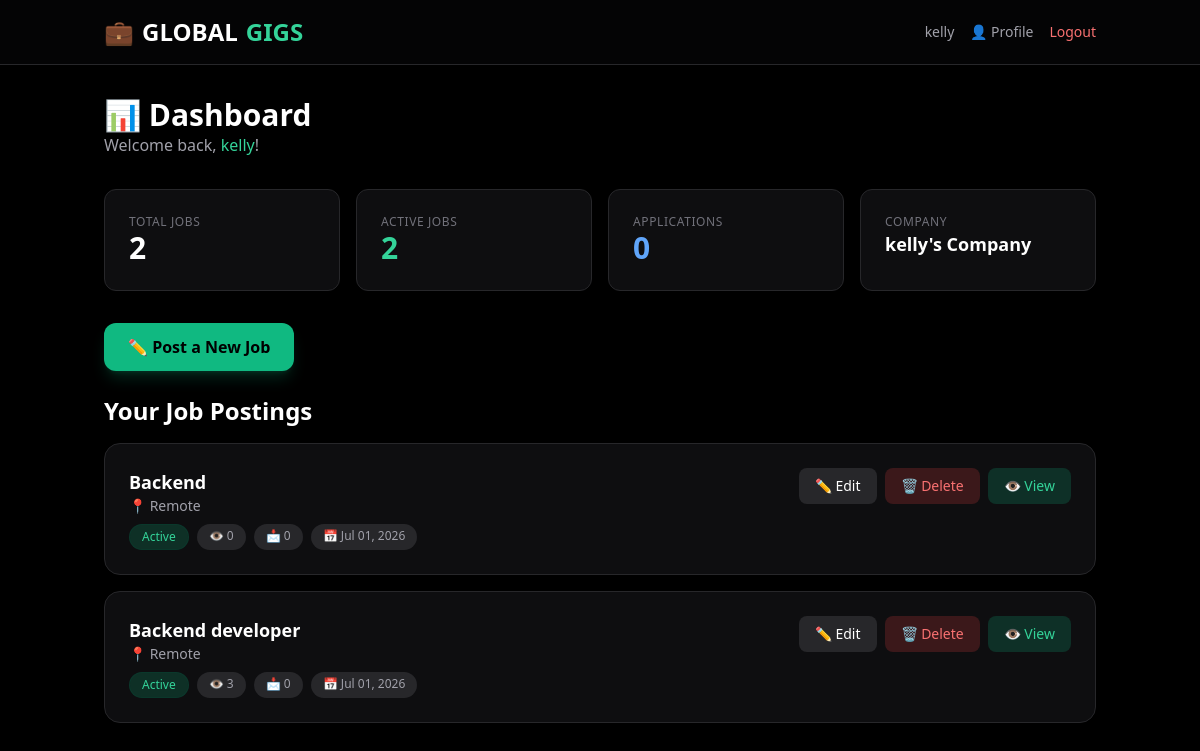
The page /dashboard/ (signed in) on the database its author committed.
### jobs/models.py (models this page shows, shortened)
class UserProfile(models.Model):
    user = models.OneToOneField(User, on_delete=models.CASCADE, related_name='userprofile')
    company_name = models.CharField(max_length=200, blank=True)
    company_website = models.URLField(blank=True)
    company_logo = models.ImageField(upload_to='company_logos/', blank=True, null=True)
    phone = models.CharField(max_length=20, blank=True)
    bio = models.TextField(blank=True)
    created_at = models.DateTimeField(auto_now_add=True)
    updated_at = models.DateTimeField(auto_now=True)

class EmployerJob(models.Model):
    STATUS_CHOICES = [
        ('active', 'Active'),
        ('paused', 'Paused'),
        ('filled', 'Filled'),
        ('expired', 'Expired'),
    ]
    employer = models.ForeignKey(
        User,
        on_delete=models.CASCADE,
        related_name='posted_jobs'
    )
    title = models.CharField(max_length=200)
    company_name = models.CharField(max_length=200)
    description = models.TextField()
    location = models.CharField(max_length=200)
    salary_range = models.CharField(max_length=100, blank=True)
    apply_url = models.URLField(blank=True)
    email_to_receive_applications = models.EmailField()
    category = models.ForeignKey(
        JobCategory,
        on_delete=models.SET_NULL,
        null=True,
        blank=True,
        related_name='employer_jobs'
    )
    status = models.CharField(max_length=20, choices=STATUS_CHOICES, default='active')
    created_at = models.DateTimeField(auto_now_add=True)
    updated_at = models.DateTimeField(auto_now=True)
    expires_at = models.DateTimeField(null=True, blank=True)
    views_count = models.IntegerField(default=0)
    applications_count = models.IntegerField(default=0)
    class Meta:
        verbose_name_plural = "Employer Jobs"
        ordering = ['-created_at']

### jobs/views.py (the view)
# urls.py: path('dashboard/', views.dashboard, name='dashboard'),
@login_required
def dashboard(request):
    user = request.user
    try:
        profile = UserProfile.objects.get(user=user)
    except UserProfile.DoesNotExist:
        profile = UserProfile.objects.create(
            user=user,
            company_name=user.username + "'s Company"
        )
    jobs = EmployerJob.objects.filter(employer=user).order_by('-created_at')
    total_jobs = jobs.count()
    active_jobs = jobs.filter(status='active').count()
    paused_jobs = jobs.filter(status='paused').count()
    filled_jobs = jobs.filter(status='filled').count()
    expired_jobs = jobs.filter(status='expired').count()
    total_applications = sum(job.applications_count or 0 for job in jobs)
    recent_applications = []
    if EmployerJobApplication.objects.filter(job__employer=user).exists():
        recent_applications = EmployerJobApplication.objects.filter(
            job__employer=user
        ).order_by('-applied_at')[:10]
    context = {
        'profile': profile,
        'jobs': jobs,
        'total_jobs': total_jobs,
        'active_jobs': active_jobs,
        'paused_jobs': paused_jobs,
        'filled_jobs': filled_jobs,
        'expired_jobs': expired_jobs,
        'total_applications': total_applications,
        'recent_applications': recent_applications,
    }
    return render(request, 'jobs/dashboard.html', context)

### jobs/templates/jobs/dashboard.html (shortened to what this page needs)
<!DOCTYPE html>
<html lang="en">
<head>
    <script src="https://cdn.tailwindcss.com"></script>
</head>
<body class="bg-black text-zinc-100 min-h-screen">
    <header class="border-b border-zinc-800 bg-zinc-950/50 backdrop-blur sticky top-0 z-50">
        <div class="max-w-5xl mx-auto px-4 h-16 flex items-center justify-between">
            <a href="/" class="flex items-center gap-2 font-black text-2xl text-white">
                <span class="text-emerald-500">💼</span> GLOBAL<span class="text-emerald-400">GIGS</span>
            </a>
            <div class="flex items-center gap-4">
                <span class="text-sm text-zinc-400 hidden sm:inline">{{ user.username }}</span>
                <a href="/profile/" class="text-sm text-zinc-400 hover:text-white transition">👤 Profile</a>
                <a href="/logout/" class="text-sm text-red-400 hover:text-red-300 transition">Logout</a>
            </div>
        </div>
    </header>
    <main class="max-w-5xl mx-auto px-4 py-8">
        <div class="mb-8">
            <h1 class="text-3xl font-black text-white">📊 Dashboard</h1>
            <p class="text-zinc-400">Welcome back, <span class="text-emerald-400">{{ user.username }}</span>!</p>
        </div>
        <div class="grid grid-cols-2 md:grid-cols-4 gap-4 mb-8">
            <div class="bg-zinc-900/60 border border-zinc-800 rounded-xl p-6">
                <p class="text-zinc-500 text-xs uppercase tracking-wider">Total Jobs</p>
                <p class="text-3xl font-black text-white">{{ total_jobs|default:0 }}</p>
            </div>
            <div class="bg-zinc-900/60 border border-zinc-800 rounded-xl p-6">
                <p class="text-zinc-500 text-xs uppercase tracking-wider">Active Jobs</p>
                <p class="text-3xl font-black text-emerald-400">{{ active_jobs|default:0 }}</p>
            </div>
            <div class="bg-zinc-900/60 border border-zinc-800 rounded-xl p-6">
                <p class="text-zinc-500 text-xs uppercase tracking-wider">Applications</p>
                <p class="text-3xl font-black text-blue-400">{{ total_applications|default:0 }}</p>
            </div>
            <div class="bg-zinc-900/60 border border-zinc-800 rounded-xl p-6">
                <p class="text-zinc-500 text-xs uppercase tracking-wider">Company</p>
                <p class="text-lg font-bold text-white truncate">{{ profile.company_name|default:"Not set" }}</p>
            </div>
        </div>
        <div class="mb-6">
            <a href="/post-job/" class="inline-flex items-center gap-2 bg-emerald-500 hover:bg-emerald-600 text-black px-6 py-3 rounded-xl font-bold transition shadow-lg shadow-emerald-500/20">
                ✏️ Post a New Job
            </a>
        </div>
        <h2 class="text-2xl font-bold text-white mb-4">Your Job Postings</h2>
        {% if jobs %}
            <div class="space-y-4">
                {% for job in jobs %}
                    <div class="p-6 bg-zinc-900/60 border border-zinc-800 rounded-2xl hover:border-zinc-700 transition">
                        <div class="flex flex-wrap items-start justify-between gap-2">
                            <div class="flex-1">
                                <h3 class="text-lg font-bold text-white">{{ job.title }}</h3>
                                <p class="text-zinc-400 text-sm">📍 {{ job.location|default:"Remote" }}</p>
                                <div class="flex flex-wrap gap-2 mt-2">
                                    <span class="text-xs px-3 py-1 rounded-full
                                        {% if job.status == 'active' %}bg-emerald-500/20 text-emerald-400 border border-emerald-900/30
                                        {% elif job.status == 'paused' %}bg-yellow-500/20 text-yellow-400 border border-yellow-900/30
                                        {% elif job.status == 'filled' %}bg-blue-500/20 text-blue-400 border border-blue-900/30
                                        {% else %}bg-red-500/20 text-red-400 border border-red-900/30{% endif %}">
                                        {{ job.get_status_display }}
                                    </span>
                                    <span class="text-xs bg-zinc-800 text-zinc-400 px-3 py-1 rounded-full">
                                        👁️ {{ job.views_count|default:0 }}
                                    </span>
                                    <span class="text-xs bg-zinc-800 text-zinc-400 px-3 py-1 rounded-full">
                                        📩 {{ job.applications_count|default:0 }}
                                    </span>
                                    <span class="text-xs bg-zinc-800 text-zinc-400 px-3 py-1 rounded-full">
                                        📅 {{ job.created_at|date:"M d, Y" }}
                                    </span>
                                </div>
                            </div>
                            <div class="flex gap-2 flex-wrap">
                                <a href="{% url 'edit_job' job.id %}" class="text-sm bg-zinc-800 hover:bg-zinc-700 text-white px-4 py-2 rounded-lg transition">
                                    ✏️ Edit
                                </a>
                                <a href="{% url 'delete_job' job.id %}" class="text-sm bg-red-500/20 hover:bg-red-500/30 text-red-400 px-4 py-2 rounded-lg transition">
                                    🗑️ Delete
                                </a>
                                <a href="{% url 'employer_job_detail' job.id %}" class="text-sm bg-emerald-500/20 hover:bg-emerald-500/30 text-emerald-400 px-4 py-2 rounded-lg transition" target="_blank">
                                    👁️ View
                                </a>
                            </div>
                        </div>
                    </div>
                {% endfor %}
            </div>
        {% endif %}
    </main>
</body>
</html>

### rows shown on the page
UserProfile: company_name "kelly's Company"
EmployerJob: title "Backend", location "Remote", status "Active", views_count "0", applications_count "0", created_at "Jul 01, 2026"
EmployerJob: title "Backend developer", location "Remote", status "Active", views_count "3", applications_count "0", created_at "Jul 01, 2026"

### other values the page prints
{{ user.username }} "kelly"
{{ total_jobs|default:0 }} "2"
{{ active_jobs|default:0 }} "2"
{{ total_applications|default:0 }} "0"
